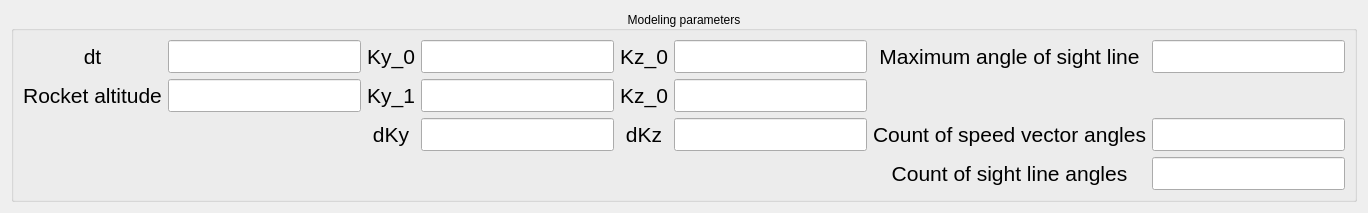
<?xml version="1.0" encoding="UTF-8"?>
<ui version="4.0">
 <class>modelingFrameParameters</class>
 <widget class="QFrame" name="modelingFrameParameters">
  <property name="geometry">
   <rect>
    <x>0</x>
    <y>0</y>
    <width>1107</width>
    <height>186</height>
   </rect>
  </property>
  <property name="windowTitle">
   <string>Frame</string>
  </property>
  <layout class="QHBoxLayout" name="horizontalLayout">
   <item>
    <widget class="QGroupBox" name="groupBox">
     <property name="sizePolicy">
      <sizepolicy hsizetype="Maximum" vsizetype="Maximum">
       <horstretch>0</horstretch>
       <verstretch>0</verstretch>
      </sizepolicy>
     </property>
     <property name="title">
      <string>Modeling parameters</string>
     </property>
     <property name="alignment">
      <set>Qt::AlignCenter</set>
     </property>
     <property name="flat">
      <bool>true</bool>
     </property>
     <layout class="QGridLayout" name="gridLayout">
      <item row="0" column="0">
       <layout class="QHBoxLayout" name="horizontalLayout_dt">
        <item>
         <widget class="QLabel" name="Label_dt">
          <property name="sizePolicy">
           <sizepolicy hsizetype="Minimum" vsizetype="Fixed">
            <horstretch>0</horstretch>
            <verstretch>0</verstretch>
           </sizepolicy>
          </property>
          <property name="font">
           <font>
            <pointsize>16</pointsize>
           </font>
          </property>
          <property name="text">
           <string>dt</string>
          </property>
          <property name="alignment">
           <set>Qt::AlignCenter</set>
          </property>
         </widget>
        </item>
        <item>
         <widget class="QLineEdit" name="lineEdit_dt">
          <property name="sizePolicy">
           <sizepolicy hsizetype="Fixed" vsizetype="Fixed">
            <horstretch>0</horstretch>
            <verstretch>0</verstretch>
           </sizepolicy>
          </property>
          <property name="font">
           <font>
            <pointsize>16</pointsize>
           </font>
          </property>
         </widget>
        </item>
       </layout>
      </item>
      <item row="1" column="1">
       <layout class="QHBoxLayout" name="horizontalLayout_Ky_1">
        <item>
         <widget class="QLabel" name="Label_Ky_1">
          <property name="sizePolicy">
           <sizepolicy hsizetype="Minimum" vsizetype="Fixed">
            <horstretch>0</horstretch>
            <verstretch>0</verstretch>
           </sizepolicy>
          </property>
          <property name="font">
           <font>
            <pointsize>16</pointsize>
           </font>
          </property>
          <property name="text">
           <string>Ky_1</string>
          </property>
          <property name="alignment">
           <set>Qt::AlignCenter</set>
          </property>
         </widget>
        </item>
        <item>
         <widget class="QLineEdit" name="lineEdit_Ky_1">
          <property name="sizePolicy">
           <sizepolicy hsizetype="Fixed" vsizetype="Fixed">
            <horstretch>0</horstretch>
            <verstretch>0</verstretch>
           </sizepolicy>
          </property>
          <property name="font">
           <font>
            <pointsize>16</pointsize>
           </font>
          </property>
         </widget>
        </item>
       </layout>
      </item>
      <item row="6" column="3">
       <layout class="QHBoxLayout" name="horizontalLayout_countSightAngles">
        <item>
         <widget class="QLabel" name="Label_countSightAngles">
          <property name="sizePolicy">
           <sizepolicy hsizetype="Minimum" vsizetype="Fixed">
            <horstretch>0</horstretch>
            <verstretch>0</verstretch>
           </sizepolicy>
          </property>
          <property name="font">
           <font>
            <pointsize>16</pointsize>
           </font>
          </property>
          <property name="text">
           <string>Count of sight line angles</string>
          </property>
          <property name="alignment">
           <set>Qt::AlignCenter</set>
          </property>
         </widget>
        </item>
        <item>
         <widget class="QLineEdit" name="lineEdit_countSightAngles">
          <property name="sizePolicy">
           <sizepolicy hsizetype="Fixed" vsizetype="Fixed">
            <horstretch>0</horstretch>
            <verstretch>0</verstretch>
           </sizepolicy>
          </property>
          <property name="font">
           <font>
            <pointsize>16</pointsize>
           </font>
          </property>
         </widget>
        </item>
       </layout>
      </item>
      <item row="3" column="3">
       <layout class="QHBoxLayout" name="horizontalLayout_countSpeedAngles">
        <item>
         <widget class="QLabel" name="Label_countSpeedAngles">
          <property name="sizePolicy">
           <sizepolicy hsizetype="Minimum" vsizetype="Fixed">
            <horstretch>0</horstretch>
            <verstretch>0</verstretch>
           </sizepolicy>
          </property>
          <property name="font">
           <font>
            <pointsize>16</pointsize>
           </font>
          </property>
          <property name="text">
           <string>Count of speed vector angles</string>
          </property>
          <property name="alignment">
           <set>Qt::AlignCenter</set>
          </property>
         </widget>
        </item>
        <item>
         <widget class="QLineEdit" name="lineEdit_countSpeedAngles">
          <property name="sizePolicy">
           <sizepolicy hsizetype="Fixed" vsizetype="Fixed">
            <horstretch>0</horstretch>
            <verstretch>0</verstretch>
           </sizepolicy>
          </property>
          <property name="font">
           <font>
            <pointsize>16</pointsize>
           </font>
          </property>
         </widget>
        </item>
       </layout>
      </item>
      <item row="0" column="3">
       <layout class="QHBoxLayout" name="horizontalLayout_sightMaxValue">
        <item>
         <widget class="QLabel" name="Label_sightMaxValue">
          <property name="sizePolicy">
           <sizepolicy hsizetype="Minimum" vsizetype="Fixed">
            <horstretch>0</horstretch>
            <verstretch>0</verstretch>
           </sizepolicy>
          </property>
          <property name="font">
           <font>
            <pointsize>16</pointsize>
           </font>
          </property>
          <property name="text">
           <string>Maximum angle of sight line</string>
          </property>
          <property name="alignment">
           <set>Qt::AlignCenter</set>
          </property>
         </widget>
        </item>
        <item>
         <widget class="QLineEdit" name="lineEdit_sightMaxValue">
          <property name="sizePolicy">
           <sizepolicy hsizetype="Fixed" vsizetype="Fixed">
            <horstretch>0</horstretch>
            <verstretch>0</verstretch>
           </sizepolicy>
          </property>
          <property name="font">
           <font>
            <pointsize>16</pointsize>
           </font>
          </property>
         </widget>
        </item>
       </layout>
      </item>
      <item row="3" column="1">
       <layout class="QHBoxLayout" name="horizontalLayout_dKy">
        <item>
         <widget class="QLabel" name="Label_dKy">
          <property name="sizePolicy">
           <sizepolicy hsizetype="Minimum" vsizetype="Fixed">
            <horstretch>0</horstretch>
            <verstretch>0</verstretch>
           </sizepolicy>
          </property>
          <property name="font">
           <font>
            <pointsize>16</pointsize>
           </font>
          </property>
          <property name="text">
           <string>dKy</string>
          </property>
          <property name="alignment">
           <set>Qt::AlignCenter</set>
          </property>
         </widget>
        </item>
        <item>
         <widget class="QLineEdit" name="lineEdit_dKy">
          <property name="sizePolicy">
           <sizepolicy hsizetype="Fixed" vsizetype="Fixed">
            <horstretch>0</horstretch>
            <verstretch>0</verstretch>
           </sizepolicy>
          </property>
          <property name="font">
           <font>
            <pointsize>16</pointsize>
           </font>
          </property>
         </widget>
        </item>
       </layout>
      </item>
      <item row="1" column="0">
       <layout class="QHBoxLayout" name="horizontalLayout_rocketAltitude">
        <item>
         <widget class="QLabel" name="Label_rocketAltitude">
          <property name="sizePolicy">
           <sizepolicy hsizetype="Minimum" vsizetype="Fixed">
            <horstretch>0</horstretch>
            <verstretch>0</verstretch>
           </sizepolicy>
          </property>
          <property name="font">
           <font>
            <pointsize>16</pointsize>
           </font>
          </property>
          <property name="text">
           <string>Rocket altitude</string>
          </property>
          <property name="alignment">
           <set>Qt::AlignCenter</set>
          </property>
         </widget>
        </item>
        <item>
         <widget class="QLineEdit" name="lineEdit_rocketAltitude">
          <property name="sizePolicy">
           <sizepolicy hsizetype="Fixed" vsizetype="Fixed">
            <horstretch>0</horstretch>
            <verstretch>0</verstretch>
           </sizepolicy>
          </property>
          <property name="font">
           <font>
            <pointsize>16</pointsize>
           </font>
          </property>
         </widget>
        </item>
       </layout>
      </item>
      <item row="0" column="1">
       <layout class="QHBoxLayout" name="horizontalLayout_Ky_0">
        <item>
         <widget class="QLabel" name="Label_Ky_0">
          <property name="sizePolicy">
           <sizepolicy hsizetype="Minimum" vsizetype="Fixed">
            <horstretch>0</horstretch>
            <verstretch>0</verstretch>
           </sizepolicy>
          </property>
          <property name="font">
           <font>
            <pointsize>16</pointsize>
           </font>
          </property>
          <property name="text">
           <string>Ky_0</string>
          </property>
          <property name="alignment">
           <set>Qt::AlignCenter</set>
          </property>
         </widget>
        </item>
        <item>
         <widget class="QLineEdit" name="lineEdit_Ky_0">
          <property name="sizePolicy">
           <sizepolicy hsizetype="Fixed" vsizetype="Fixed">
            <horstretch>0</horstretch>
            <verstretch>0</verstretch>
           </sizepolicy>
          </property>
          <property name="font">
           <font>
            <pointsize>16</pointsize>
           </font>
          </property>
         </widget>
        </item>
       </layout>
      </item>
      <item row="3" column="2">
       <layout class="QHBoxLayout" name="horizontalLayout_dKz">
        <item>
         <widget class="QLabel" name="Label_dKz">
          <property name="sizePolicy">
           <sizepolicy hsizetype="Minimum" vsizetype="Fixed">
            <horstretch>0</horstretch>
            <verstretch>0</verstretch>
           </sizepolicy>
          </property>
          <property name="font">
           <font>
            <pointsize>16</pointsize>
           </font>
          </property>
          <property name="text">
           <string>dKz</string>
          </property>
          <property name="alignment">
           <set>Qt::AlignCenter</set>
          </property>
         </widget>
        </item>
        <item>
         <widget class="QLineEdit" name="lineEdit_dKz">
          <property name="sizePolicy">
           <sizepolicy hsizetype="Fixed" vsizetype="Fixed">
            <horstretch>0</horstretch>
            <verstretch>0</verstretch>
           </sizepolicy>
          </property>
          <property name="font">
           <font>
            <pointsize>16</pointsize>
           </font>
          </property>
         </widget>
        </item>
       </layout>
      </item>
      <item row="1" column="2">
       <layout class="QHBoxLayout" name="horizontalLayout_Kz_1">
        <item>
         <widget class="QLabel" name="Label_Kz_1">
          <property name="sizePolicy">
           <sizepolicy hsizetype="Minimum" vsizetype="Fixed">
            <horstretch>0</horstretch>
            <verstretch>0</verstretch>
           </sizepolicy>
          </property>
          <property name="font">
           <font>
            <pointsize>16</pointsize>
           </font>
          </property>
          <property name="text">
           <string>Kz_0</string>
          </property>
          <property name="alignment">
           <set>Qt::AlignCenter</set>
          </property>
         </widget>
        </item>
        <item>
         <widget class="QLineEdit" name="lineEdit_Kz_1">
          <property name="sizePolicy">
           <sizepolicy hsizetype="Fixed" vsizetype="Fixed">
            <horstretch>0</horstretch>
            <verstretch>0</verstretch>
           </sizepolicy>
          </property>
          <property name="font">
           <font>
            <pointsize>16</pointsize>
           </font>
          </property>
         </widget>
        </item>
       </layout>
      </item>
      <item row="0" column="2">
       <layout class="QHBoxLayout" name="horizontalLayout_Kz_0">
        <item>
         <widget class="QLabel" name="Label_Kz_0">
          <property name="sizePolicy">
           <sizepolicy hsizetype="Minimum" vsizetype="Fixed">
            <horstretch>0</horstretch>
            <verstretch>0</verstretch>
           </sizepolicy>
          </property>
          <property name="font">
           <font>
            <pointsize>16</pointsize>
           </font>
          </property>
          <property name="text">
           <string>Kz_0</string>
          </property>
          <property name="alignment">
           <set>Qt::AlignCenter</set>
          </property>
         </widget>
        </item>
        <item>
         <widget class="QLineEdit" name="lineEdit_Kz_0">
          <property name="sizePolicy">
           <sizepolicy hsizetype="Fixed" vsizetype="Fixed">
            <horstretch>0</horstretch>
            <verstretch>0</verstretch>
           </sizepolicy>
          </property>
          <property name="font">
           <font>
            <pointsize>16</pointsize>
           </font>
          </property>
         </widget>
        </item>
       </layout>
      </item>
     </layout>
    </widget>
   </item>
  </layout>
 </widget>
 <tabstops>
  <tabstop>lineEdit_dt</tabstop>
  <tabstop>lineEdit_sightMaxValue</tabstop>
  <tabstop>lineEdit_countSightAngles</tabstop>
  <tabstop>lineEdit_countSpeedAngles</tabstop>
  <tabstop>lineEdit_rocketAltitude</tabstop>
  <tabstop>lineEdit_Ky_0</tabstop>
  <tabstop>lineEdit_Ky_1</tabstop>
  <tabstop>lineEdit_dKy</tabstop>
 </tabstops>
 <resources/>
 <connections/>
</ui>
